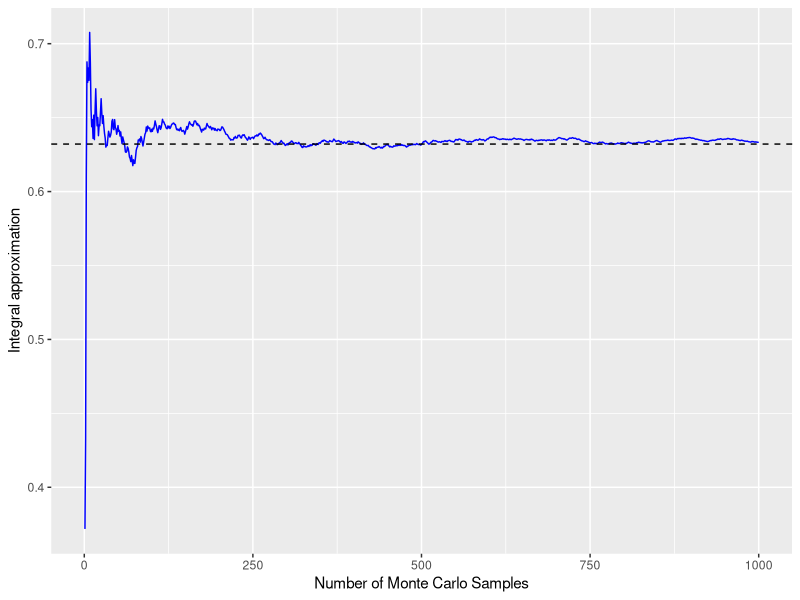
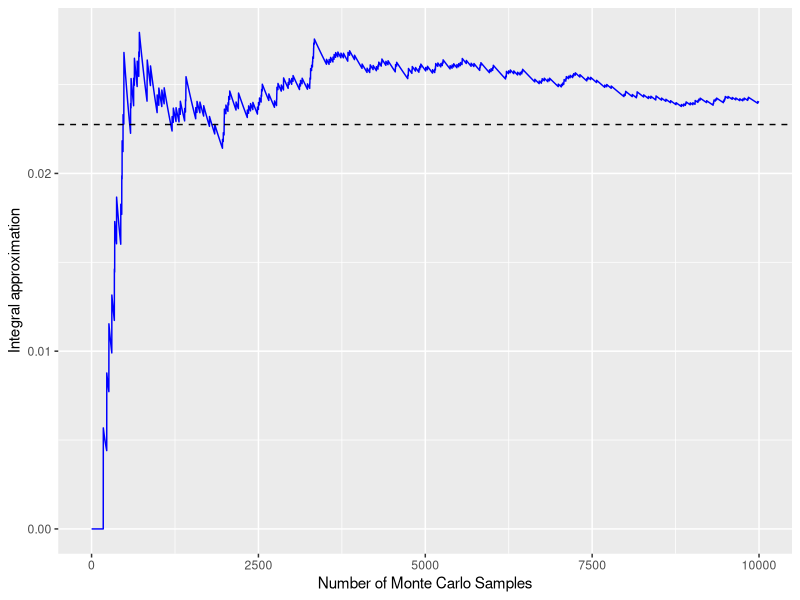

Write the R code that produced these figures, in order.
library(ggplot2)

# Q1
set.seed(440)
ns = 1:1000
us = runif(1000)

hs = exp(-us)

# calculate Monte Carlo estimate at each sample size

# (h(x1), average of h(x1) + h(x2), average of h(x1) + h(x2) + h(x3), ..., average of h(x1) + h(x2) + .. + h(1000))

mc_ests = cumsum(hs) / ns
# plot results
ggplot(data=data.frame(n=ns, est=mc_ests)) +
  geom_line(mapping=aes(x=n, y=est), color="blue") +
  geom_hline(yintercept=(1 - exp(-1)), linetype="dashed") +
  xlab("Number of Monte Carlo Samples") +
  ylab("Integral approximation")

# Q2
# int_{a to b} h(x) dx
bounded_mc_estimate = function(h, n, a, b) {
  # generate uniform samples
  us = runif(n, min=a, max=b)
  # return MC estimate
  (b - a) * sum(h(us)) / n
}

bounded_mc_estimate(
  h=function(x) { 2 * sqrt(1 - x**2) },
  n=1000000,
  a=-1,
  b=1
)
integrate( f = function(x){2 * sqrt(1 - x**2)}, lower = -1, upper = 1)

bounded_mc_estimate(
  h=function(x) { x^2 },
  n=100000,
  a=-1,
  b=1
)
integrate( f = function(x){x^2}, lower = -1, upper = 1)


# Q3 CDF
ns = 1:10000
xs = rnorm(10000)
hs = ifelse(xs >= 2, 1, 0)
# calculate Monte Carlo estimate at each sample size
mc_ests = cumsum(hs) / ns
# plot results
ggplot(data=data.frame(n=ns, est=mc_ests)) +
  geom_line(mapping=aes(x=n, y=est), color="blue") +
  geom_hline(yintercept= 1 - pnorm(2), linetype="dashed") +
  xlab("Number of Monte Carlo Samples") +
  ylab("Integral approximation")


